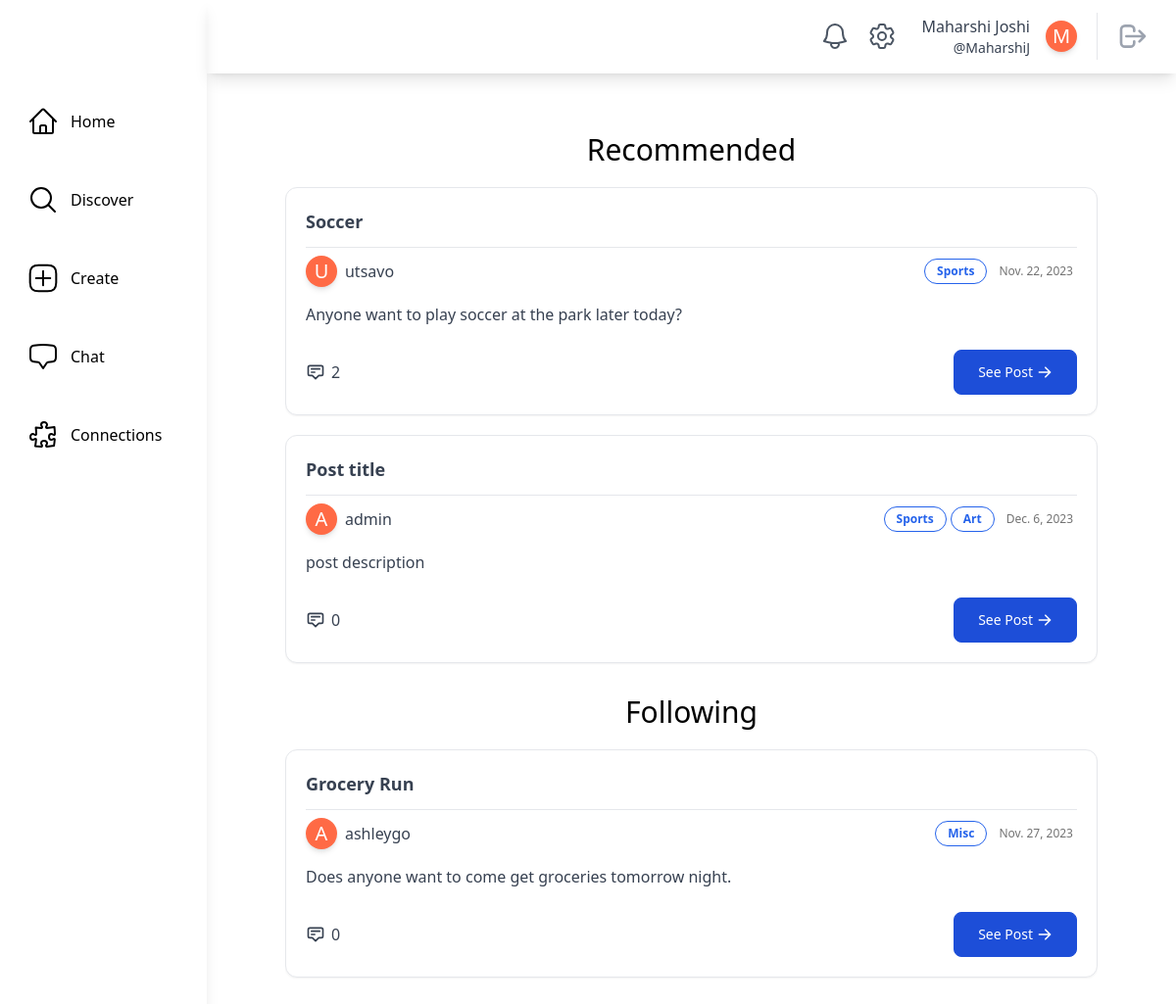
The page /home/ (signed in) on the database its author committed.
### main/models.py (models this page shows, shortened)
class SocialUser(AbstractUser):
    class Pronouns(models.IntegerChoices):
        SHE = 1, _("She/Her")
        HE = 2, _("He/Him")
        THEY = 3, _("They/Them")
        OTHER = 4, _("Other/Prefer Not To Say")
    username = models.CharField(max_length=30, unique=True)
    email = models.EmailField(unique=True, default="@nyu.edu")
    full_name = models.CharField(max_length=50, default="")
    pronouns = models.IntegerField(default=Pronouns.OTHER, choices=Pronouns.choices)
    date_of_birth = models.DateField(null=True, validators=[validate_age])
    major = models.CharField(max_length=100, default="undeclared")
    tags = models.ManyToManyField(InterestTag, related_name="tags")
    profile_picture = models.ImageField(
        upload_to="profile_pics/", null=True, blank=True
    )
    timestamp = models.DateTimeField("timestamp", default=timezone.now)  # joined

class InterestTag(models.Model):
    name = models.CharField(max_length=50, unique=True)
    class Meta:
        db_table = "interest_tags"
        verbose_name_plural = "Interest Tags"
    def __str__(self):
        return self.name

### posts/models.py (models this page shows, shortened)
class ActivityPost(models.Model):
    class PostStatus(models.IntegerChoices):
        DRAFT = 1, _("Draft")
        ACTIVE = 2, _("Active")
        ARCHIVED = 3, _("Archived")
    class Meta:
        db_table = "activity_posts"
        verbose_name_plural = "Activity Posts"
    poster = models.ForeignKey(settings.AUTH_USER_MODEL, on_delete=models.CASCADE)
    timestamp = models.DateTimeField(auto_now_add=True)
    title = models.CharField(max_length=255)
    description = models.TextField(max_length=1023)
    status = models.IntegerField(default=PostStatus.DRAFT, choices=PostStatus.choices)
    tags = models.ManyToManyField(InterestTag)

### main/views.py (the view)
# urls.py: path("home/", views.HomePageView.as_view(), name="home"),
@method_decorator(login_required, name="dispatch")
class HomePageView(LoginRequiredMixin, generic.ListView):
    model = ActivityPost
    template_name = "main/home.html"
    def get_context_data(self, **kwargs):
        context = super().get_context_data(**kwargs)
        interests_posts = ActivityPost.objects.filter(
            tags__in=self.request.user.tags.all(),
            status=ActivityPost.PostStatus.ACTIVE,
        )
        blocked_users = Block.get_blocked_users(self.request.user)
        blocking_users = Block.get_blocking_users(self.request.user)
        context["interests_posts"] = interests_posts.exclude(
            poster__in=blocked_users
        ).exclude(poster__in=blocking_users)
        user_connections = Connection.get_active_connections(self.request.user)
        connected_users = [
            connection.receiver
            if connection.receiver != self.request.user
            else connection.requester
            for connection in user_connections
        ]
        context["connection_posts"] = ActivityPost.objects.filter(
            poster__in=connected_users,
            status=ActivityPost.PostStatus.ACTIVE,
        )
        return context

### main/models.py (called while the page is built)
    @classmethod
    def count_unread_notifications(cls, user):
        return (
            cls.objects.filter(models.Q(recipient_user=user, is_read=False))
            .all()
            .order_by("-timestamp")
            .count()
        )

    @classmethod
    def get_active_connections(cls, user):
        return cls.objects.filter(
            (models.Q(requester=user) | models.Q(receiver=user))
            & models.Q(status=Connection.ConnectionStatus.CONNECTED)
        ).all()

    @classmethod
    def get_blocked_users(cls, user):
        return user.blocked_users.all().order_by("timestamp").values("blocked_user")

    @classmethod
    def get_blocking_users(cls, user):
        return user.blocking_users.all().values("blocker")

### theme/templatetags/theme_customfilters.py (called while the page is built)
@register.filter
def count_unread_notifications(user):
    return Notification.count_unread_notifications(user)

### main/templates/main/home.html (shortened to what this page needs)
{% extends "base.html" %}
{% block content %}
    <div class="m-20 mt-5 overflow-auto">
        <div class="justify-center">
            <div class="container mx-auto mt-10 mb-10 overflow-scroll">
                <div class="text-3xl mb-5 text-center">Recommended</div>
                    {% if interests_posts %}
                        {% for post in interests_posts %}
                            {% if post.poster != user %}
                                <div class="mb-5 w-full">{% include "posts/post_card.html" with post=post %}</div>
                            {% endif %}
                        {% endfor %}
                    {% else %}
                        <p class="text-center text-gray-500">No recommended posts. Try adding some interests in your profile!</p>
                    {% endif %}
                <div class="text-3xl mb-5 text-center">Following</div>
                <div class="mt-5">
                    {% if connection_posts %}
                        {% for post in connection_posts %}
                            {% if post.poster != user %}
                                <div class="mb-5">{% include "posts/post_card.html" with post=post %}</div>
                            {% endif %}
                        {% endfor %}
                    {% else %}
                        <p class="text-center text-gray-500">No posts from your connections. Try making more connections!</p>
                    {% endif %}
                </div>
            </div>
        </div>
    </div>
{% endblock content %}

### theme/templates/base.html (shortened to what this page needs)
{% load static tailwind_tags %}
{% load theme_customfilters %}
<!DOCTYPE html>
<html lang="en">
    <head>
        {% tailwind_css %}
    </head>
    <body class="flex bg-white min-h-screen">
        {% if user.is_authenticated %}
            <div class="h-screen w-full bg-white relative flex overflow-hidden">
                <aside class="h-full shadow-lg w-64 flex flex-col space-y-10 items-start relative bg-white text-black">
                    <div class="h-16 flex items-center w-full">
                    </div>
                    <a href="{% url 'main:home' %}"
                       class="flex items-center ml-6 p-1 rounded hover:bg-gray-100 focus:bg-gray-100 transition duration-200 transform hover:scale-110">
                        <span class="ml-3">Home</span>
                    </a>
                    <a href="{% url 'main:discover' %}"
                       class="flex items-center ml-6 p-1 rounded hover:bg-gray-100 focus:bg-gray-100 transition duration-200 transform hover:scale-110">
                        <svg xmlns="http://www.w3.org/2000/svg"
                             fill="none"
                             viewBox="0 0 24 24"
                             stroke-width="1.5"
                             stroke="currentColor"
                             class="w-8 h-8">
                            <path stroke-linecap="round" stroke-linejoin="round" d="M21 21l-5.197-5.197m0 0A7.5 7.5 0 105.196 5.196a7.5 7.5 0 0010.607 10.607z" />
                        </svg>
                        <span class="ml-3">Discover</span>
                    </a>
                    <a href="{% url 'posts:create_post' %}"
                       class="flex items-center ml-6 p-1 rounded hover:bg-gray-100 focus:bg-gray-100 transition duration-200 transform hover:scale-110">
                        <span class="ml-3">Create</span>
                    </a>
                    <a href="{% url 'chat:chat_room_list' %}"
                       class="flex items-center ml-6 p-1 rounded hover:bg-gray-100 focus:bg-gray-100 transition duration-200 transform hover:scale-110">
                        <span class="ml-3">Chat</span>
                    </a>
                    <a href="{% url 'main:connections' user.username %}"
                       class="flex items-center ml-6 p-1 rounded hover:bg-gray-100 focus:bg-gray-100 transition duration-200 transform hover:scale-110">
                        <span class="ml-3">Connections</span>
                    </a>
                </aside>
                <div class="w-full h-full flex flex-col justify-between">
                    <header class="h-20 w-full flex items-center relative justify-end px-5 shadow-lg">
                        <a href="{% url 'main:notifications' user.username %}"
                           class="relative p-2 text-gray-600 hover:bg-gray-100 hover:text-gray-600 focus:bg-gray-100 focus:text-gray-600 rounded-full">
                           <span class="absolute top-1 left-6 text-xs bg-red-500 text-white font-medium px-1 shadow-lg rounded-full border-2 border-white">
                           </span>
                        </a>
                            <a href="{% url 'main:settings' user.username %}"
                            class="relative p-2 text-gray-600 hover:bg-gray-100 hover:text-gray-600 focus:bg-gray-100 focus:text-gray-600 rounded-full">
                        </a>
                        <a href="{% url 'main:profile_page' user.username %}"
                           class="rounded hover:bg-gray-100 hover:text-gray-600 focus:bg-gray-100 focus:text-gray-600 px-2 ml-2">
                            <div class="flex flex-shrink-0 items-center space-x-4 text-gray-700">
                                <div class="flex flex-col items-end ">
                                    <div class="text-md font-medium ">{{ user.full_name|capfirst }}</div>
                                    <div class="text-sm font-regular">@{{ user.username }}</div>
                                </div>
                                <div class="rounded-full h-8 w-8 bg-[#ff6a45] flex items-center justify-center shadow-md border-white transition duration-200 transform hover:scale-110">
                                    {% if user.profile_picture %}
                                        {% comment %} Profile Picture with same shape {% endcomment %}
                                    {% else %}
                                            <span class="text-white text-xl">{{ user.full_name|first|capfirst }}</span>
                                    {% endif %}
                                </div>
                            </div>
                        </a>
                        <div class="border-l pl-3 ml-3 space-x-1">
                            <button class="relative p-2 text-gray-400 hover:bg-gray-100 hover:text-gray-600 focus:bg-gray-100 focus:text-gray-600 rounded-full">
                                <a href="{% url 'main:logout' %}">
                                    <svg aria-hidden="true"
                                         fill="none"
                                         viewBox="0 0 24 24"
                                         stroke="currentColor"
                                         class="h-8 w-8">
                                        <path stroke-linecap="round" stroke-linejoin="round" stroke-width="2" d="M17 16l4-4m0 0l-4-4m4 4H7m6 4v1a3 3 0 01-3 3H6a3 3 0 01-3-3V7a3 3 0 013-3h4a3 3 0 013 3v1" />
                                    </svg>
                                </a>
                            </button>
                        </div>
                    </header>
                    <main class="max-w-full h-full flex flex-col relative overflow-auto">
                        {% block content %}
                        {% endblock content %}
                    </main>
                </div>
            </div>
        {% endif %}
    </body>
</html>

### posts/templates/posts/post_card.html
<div class="rounded-xl border p-5 shadow-sm bg-white">
    <div class="text-lg font-bold text-gray-700 border-b pb-3">{{ post.title|capfirst }}</div>
    <div class="flex flex-wrap w-full items-center justify-between">
        <a href="{% url 'main:profile_page' post.poster.username %}"
           class="flex items-center hover:bg-gray-100 rounded hover:text-gray-600 focus:bg-gray-100 focus:text-gray-600 mt-2">
           <div class="rounded-full h-8 w-8 bg-[#ff6a45] flex items-center justify-center shadow-md border-white transition duration-200 transform hover:scale-110">
              {% if post.poster.profile_picture %}
                 {% comment %} Profile Picture with same shape {% endcomment %}
              {% else %}
                 <span class="text-white text-xl">{{ post.poster.full_name|first|capfirst }}</span>
              {% endif %}
           </div>
           <div class="flex items-center ml-2">
              <div class="text-md font-regular text-gray-700">{{ post.poster.username }}</div>
           </div>
        </a>
        <div class="flex flex-wrap justify-self-end items-center">
            <div class="flex items-center justify-items-start mr-2 mt-2">
                {% for tag in post.tags.all %}
                    <button class="mr-1 rounded-2xl border border-blue-600 text-blue-600 bg-white px-3 py-1 text-xs font-semibold">{{ tag }}</button>
                {% endfor %}
            </div>
            <div class="text-xs text-neutral-500 text-right mr-1 mt-2">{{ post.timestamp.date }}</div>
        </div>
    </div>
    <div class="mt-4 mb-6">
        <div class="text-gray-700">{{ post.description }}</div>
    </div>
    <div class="w-full flex flex-row justify-between">
        <div class="flex items-center transition text-gray-700 hover:text-gray-700">
            <svg xmlns="http://www.w3.org/2000/svg"
                 class="mr-1.5 h-5 w-5"
                 fill="none"
                 viewBox="0 0 24 24"
                 stroke="currentColor"
                 stroke-width="2">
                <path stroke-linecap="round" stroke-linejoin="round" d="M7 8h10M7 12h4m1 8l-4-4H5a2 2 0 01-2-2V6a2 2 0 012-2h14a2 2 0 012 2v8a2 2 0 01-2 2h-3l-4 4z" />
            </svg>
            <span>{{ post.comments.count }}</span>
        </div>
        <a href="{% url 'posts:post_details' poster=post.poster pk=post.id %}"
           class="inline-flex items-center justify-center px-6 py-3 mb-2 text-sm text-white bg-blue-700 rounded-lg border border-blue-700 hover:bg-blue-800 focus:ring-4 focus:outline-none focus:ring-blue-300 sm:w-auto sm:mb-0"
           data-primary="green-400"
           data-rounded="rounded-2xl"
           data-primary-reset="{}">
            See Post
            <svg class="w-4 h-4 ml-1"
                 xmlns="http://www.w3.org/2000/svg"
                 viewBox="0 0 20 20"
                 fill="currentColor">
                <path fill-rule="evenodd" d="M10.293 3.293a1 1 0 011.414 0l6 6a1 1 0 010 1.414l-6 6a1 1 0 01-1.414-1.414L14.586 11H3a1 1 0 110-2h11.586l-4.293-4.293a1 1 0 010-1.414z" clip-rule="evenodd">
                </path>
            </svg>
        </a>
    </div>
</div>

### rows shown on the page
SocialUser: full_name "Maharshi Joshi", username "MaharshiJ", full_name|first "M"
ActivityPost: title "Soccer", poster.full_name|first "U", poster.username "utsavo", timestamp "Nov. 22, 2023", description "Anyone want to play soccer at the park later today?", comments.count "2"
InterestTag: name "Sports"
ActivityPost: title "Post title", poster.full_name|first "A", poster.username "admin", timestamp "Dec. 6, 2023", description "post description", comments.count "0"
InterestTag: name "Art"
ActivityPost: title "Grocery Run", poster.full_name|first "A", poster.username "ashleygo", timestamp "Nov. 27, 2023", description "Does anyone want to come get groceries tomorrow night.", comments.count "0"
InterestTag: name "Misc"
